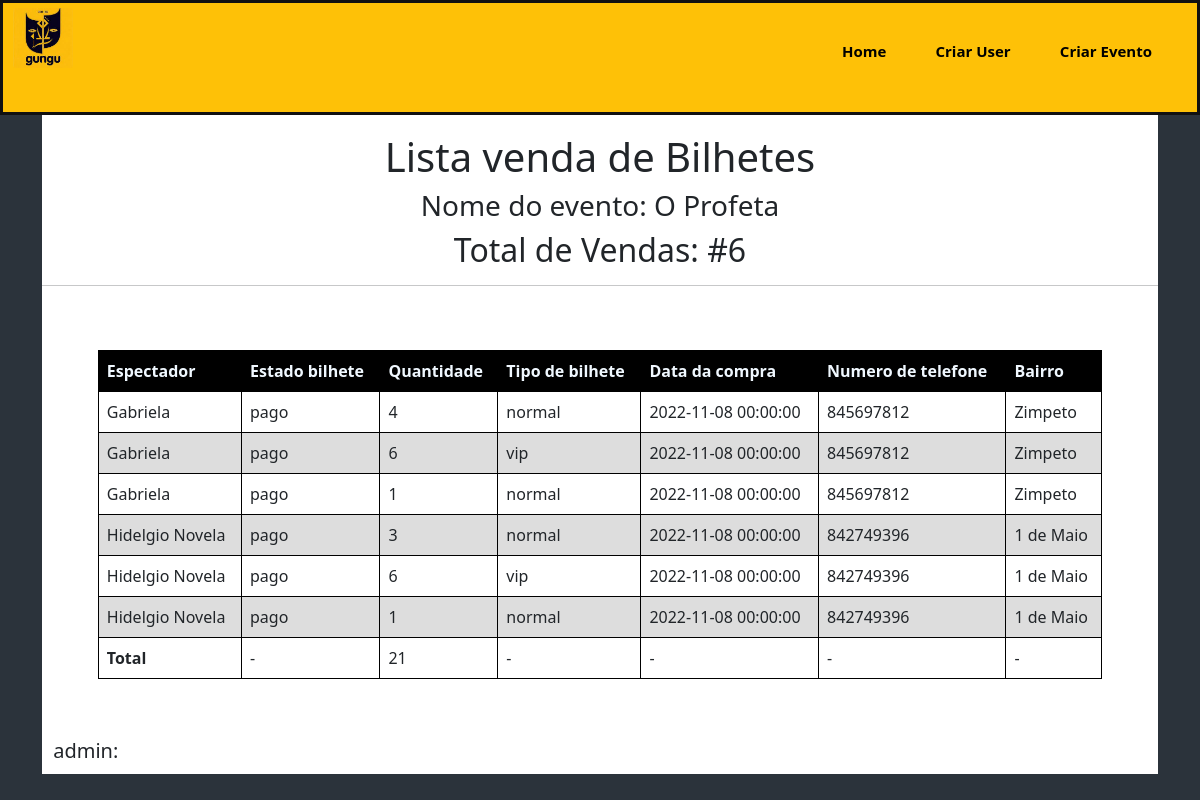
Screenshot of /src/main/eventosCulturais/views/bilhetes.php?id=2 with the database file from the repository.
### tables this page shows
CREATE TABLE `evento` (
  `codigo` int(11) NOT NULL,
  `nome` varchar(200) DEFAULT NULL,
  `hora_inicio` time DEFAULT NULL,
  `hora_fim` time DEFAULT NULL,
  `data_evento` date DEFAULT NULL,
  `numero_bilhete` int(100) DEFAULT NULL,
  `local_evento` varchar(200) DEFAULT NULL,
  `promotor` varchar(200) DEFAULT NULL,
  `cartaz` varchar(100) DEFAULT NULL,
  `valor_evento` double DEFAULT NULL,
  `admin_id` int(11) DEFAULT NULL,
  `descricao` text NOT NULL
);

CREATE TABLE `bilhete` (
  `codigo` int(11) NOT NULL,
  `estado` varchar(20) DEFAULT NULL,
  `data_compra` datetime DEFAULT NULL,
  `tipo_bilhete` varchar(50) DEFAULT NULL,
  `quantidade` int(11) NOT NULL,
  `espectador_id` int(11) DEFAULT NULL,
  `evento_id` int(11) DEFAULT NULL
);

CREATE TABLE `espectador` (
  `codigo` int(11) NOT NULL,
  `nome` varchar(255) DEFAULT NULL,
  `bairro` varchar(100) DEFAULT NULL,
  `cidade` varchar(100) DEFAULT NULL,
  `telefone` varchar(100) DEFAULT NULL,
  `espectador_id` int(11) DEFAULT NULL
);

### src/main/eventosCulturais/config/crud.php (called while the page is built, shortened)
<?php
include __DIR__ . '/conexao.php';
function read($sql = '', $dados = []) :array {
    global $db;
    $stmt  = $db->prepare($sql);
    $stmt->execute($dados);
    return $stmt->fetchAll(PDO::FETCH_ASSOC);
}

### src/main/eventosCulturais/views/bilhetes.php (the view, shortened to what this page needs)
<!DOCTYPE html>
<html lang="en">
<head>
    <link rel="stylesheet" href="../assets/bootstrap.min.css">
    <link rel="stylesheet" href="../css/styleeventos.css">
    <link rel="stylesheet" href="../css/menu.css">
</head>
<body class="container">
    <?php include __DIR__ . '../../config/crud.php';
    $id = $_GET['id'];
    $dados = read("Select * from bilhete INNER JOIN espectador ON espectador.espectador_id = bilhete.espectador_id where bilhete.evento_id = $id;");
    ?>
    <div class="header__nav">
        <img src="../img/download.jpg" style="width: 60px; border-radius:5%; float: left; margin-left:10px; margin-top:5px;" alt="logo">
        <nav class="header__menu mobile-menu">
            <ul>
                <li class="active"><a href="dashbord.php">Home</a></li>
                <li><a href="cadastroUser.php">Criar User</a></li>
                <li><a href="cadastro.php">Criar Evento</a></li>
            </ul>
        </nav>
    </div>
    <div class="divCentral">
        <center>
            <h1>Lista venda de Bilhetes</h1>
            <h3>Nome do evento: <?php $dado = read("Select nome from evento where codigo = $id");
                                foreach ($dado as $a) {
                                    echo $a['nome'];
                                }
                                ?></h3>
            <?php $h = read("SELECT COUNT(*) FROM bilhete where bilhete.evento_id = $id;");
            foreach ($h as $k) {
                echo "<h2>" . "Total de Vendas:  " . "#" . $k['COUNT(*)'] . "</h2>";
            }
            ?>
            <hr>
        </center>
        <br><br>
        <table>
            <thead>
                <tr>
                    <th>Espectador</th>
                    <th>Estado bilhete</th>
                    <th>Quantidade</th>
                    <th>Tipo de bilhete</th>
                    <th>Data da compra</th>
                    <th>Numero de telefone</th>
                    <th>Bairro</th>
                </tr>
            </thead>
            <tbody>
                <?php $quant = 0;
                foreach ($dados as $a) {  ?>
                    <tr>
                        <td><?php echo $a['nome']; ?></td>
                        <td><?php echo $a['estado']; ?></td>
                        <td><?php echo $a['quantidade']; ?></td>
                        <td><?php echo $a['tipo_bilhete']; ?></td>
                        <td><?php echo $a['data_compra']; ?></td>
                        <td><?php echo $a['telefone']; ?></td>
                        <td><?php echo $a['bairro']; ?></td>
                    </tr>
                <?php
                    $quant = $quant + $a['quantidade'];
                } ?>
                <tr>
                    <td><strong>Total</strong></td>
                    <td>-</td>
                    <td><?php echo $quant; ?></td>
                    <td>-</td>
                    <td>-</td>
                    <td>-</td>
                    <td>-</td>
                </tr>
            </tbody>
        </table>
        <br><br>
        <h5 style="padding: 1%;">admin: </h5>
    </div>
</body>
</html>

### src/main/eventosCulturais/css/styleeventos.css (style rules this page uses)
body { background-color: rgb(43, 51, 59); }
.divCentral { background-color: white; margin-top:100px; padding-top:3%; }
table { width: 90%; margin-left: 5%; border-collapse: collapse; }
td, th { border: 1px solid #000000; text-align: left; padding: 8px; }
tr:nth-child(even) { background-color: #dddddd; }
thead { color: aliceblue; background-color:#000000; border: 1px solid white; }

### src/main/eventosCulturais/css/menu.css (style rules this page uses)
.header__nav { text-align: right; background-color: #fec107; position: fixed; top: 0; right: 0; width: 100%; border: 3px solid #111111; }
.header__menu { padding: 31px 0 27px; display: inline-block; margin-right: 45px; }
.header__menu ul li { list-style: none; display: inline-block; margin-right: 45px; position: relative; }
.header__menu ul li.active a:after { opacity: 1; }
.header__menu ul li:last-child { margin-right: 0; }
.header__menu ul li a { font-size: 15px; color: #000; display: block; padding: 6px 0; position: relative; text-decoration: none; font-weight: bold; }

### rows the page displays
evento: nome "O Profeta"
bilhete: espectador.nome "Gabriela", estado "pago", quantidade "4", tipo_bilhete "normal", data_compra "2022-11-08 00:00:00", espectador.telefone "845697812", espectador.bairro "Zimpeto"
bilhete: espectador.nome "Gabriela", estado "pago", quantidade "6", tipo_bilhete "vip", data_compra "2022-11-08 00:00:00", espectador.telefone "845697812", espectador.bairro "Zimpeto"
bilhete: espectador.nome "Gabriela", estado "pago", quantidade "1", tipo_bilhete "normal", data_compra "2022-11-08 00:00:00", espectador.telefone "845697812", espectador.bairro "Zimpeto"
bilhete: espectador.nome "Hidelgio Novela", estado "pago", quantidade "3", tipo_bilhete "normal", data_compra "2022-11-08 00:00:00", espectador.telefone "842749396", espectador.bairro "1 de Maio"
bilhete: espectador.nome "Hidelgio Novela", estado "pago", quantidade "6", tipo_bilhete "vip", data_compra "2022-11-08 00:00:00", espectador.telefone "842749396", espectador.bairro "1 de Maio"
bilhete: espectador.nome "Hidelgio Novela", estado "pago", quantidade "1", tipo_bilhete "normal", data_compra "2022-11-08 00:00:00", espectador.telefone "842749396", espectador.bairro "1 de Maio"

### other values shown
$k['COUNT(*)'] "6"
$quant "21"
